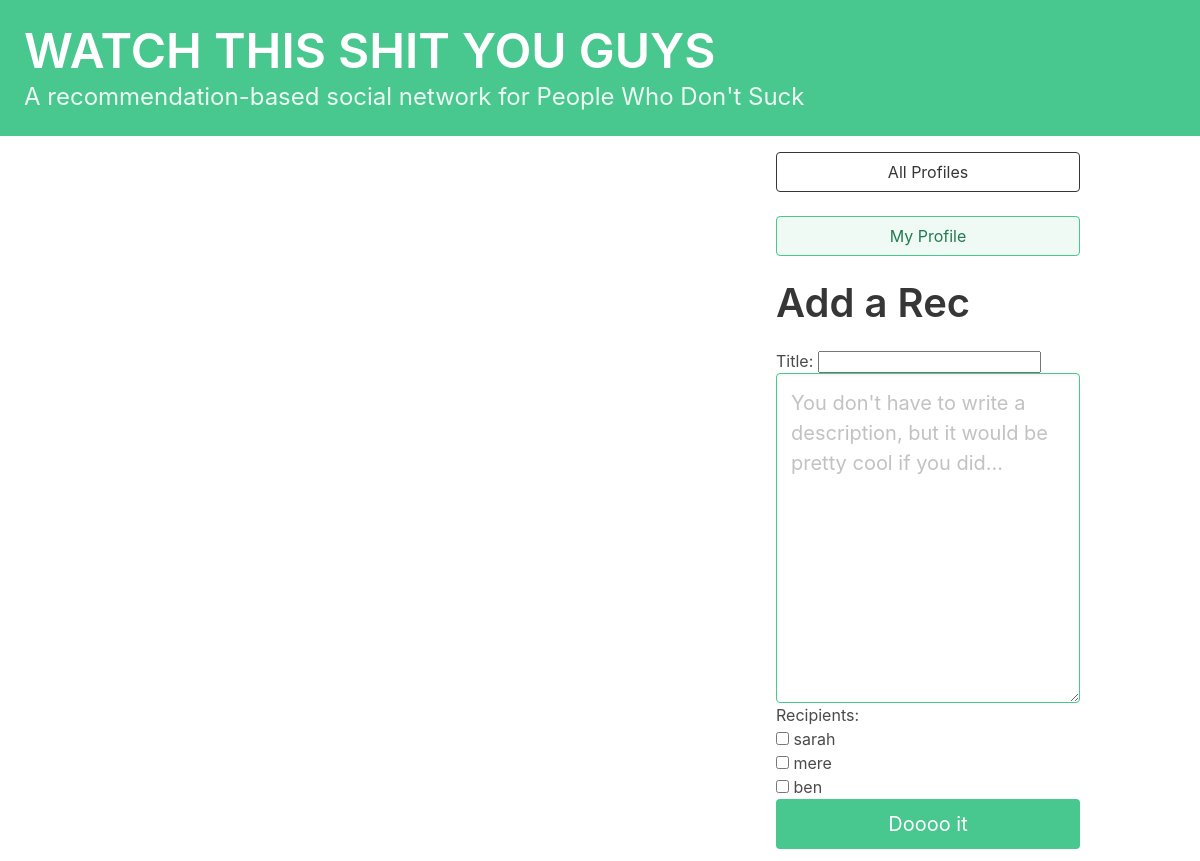
Before: / with the older database file.
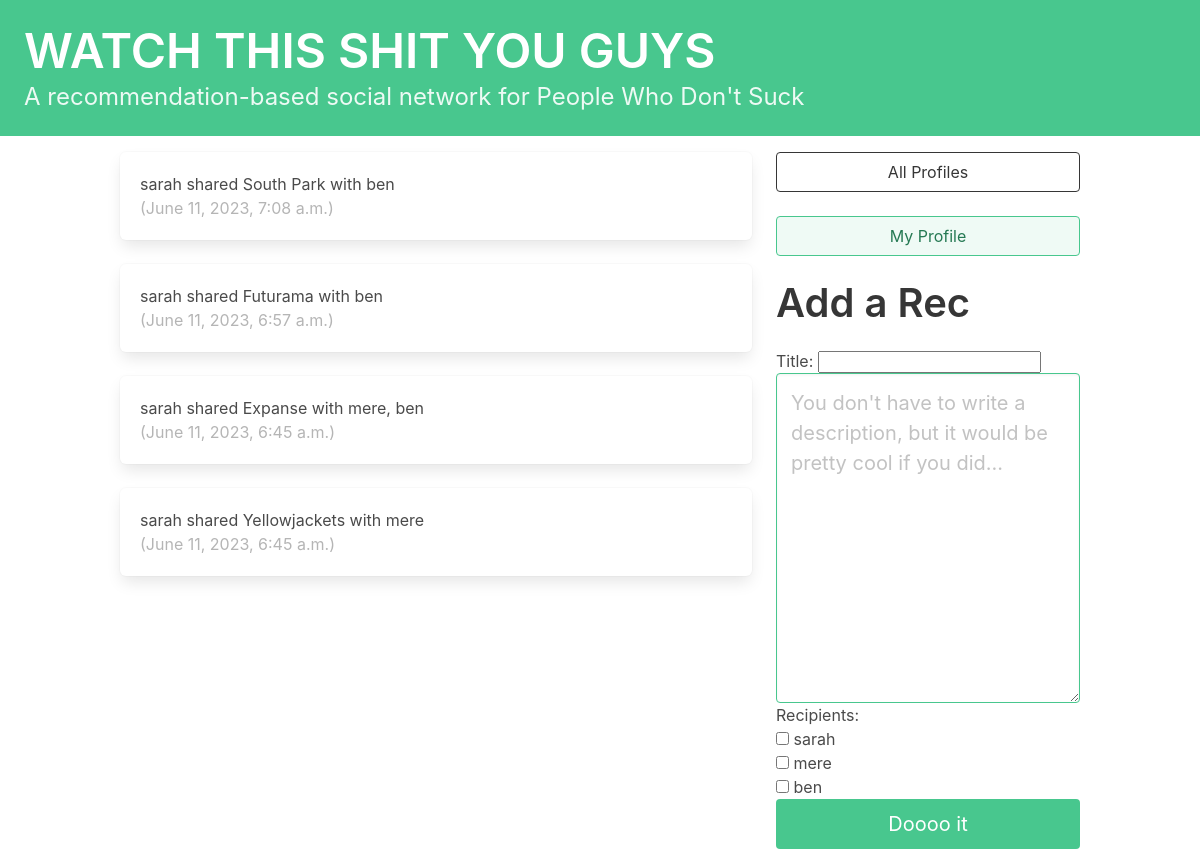
After: the same page with the newer database file.
### watchthisshit/models.py (models this page shows, shortened)
class Recommendation(models.Model):
    user = models.ForeignKey(
        User, related_name="recs", on_delete=models.DO_NOTHING
    )
    recipients = models.ManyToManyField(
        Profile, related_name="received_recs", symmetrical=False, blank=True
    )
    title = models.CharField(max_length=300)
    description = models.TextField(blank=True)
    created_at = models.DateTimeField(auto_now_add=True)

class Profile(models.Model):
    user = models.OneToOneField(User, on_delete=models.CASCADE)
    follows = models.ManyToManyField(
        'self',
        related_name='followed_by',
        symmetrical=False,
        blank=True,
    )
    def __str__(self):
        return self.user.username

### watchthisshit/views.py (the view, shortened to what this page needs)
# urls.py: path("", dashboard, name="dashboard"),
def dashboard(request):
  all_recs = Recommendation.objects.all().order_by("-created_at")
  form = RecForm(initial={"user": request.user.id})
  return render(request, "watchthisshit/dashboard.html", {
    "all_recs": all_recs,
    "form": form
  })

### watchthisshit/forms.py
class RecForm(forms.ModelForm):
  title = forms.CharField(required=True)
  description = forms.CharField(widget=forms.widgets.Textarea(
    attrs={
      "placeholder": "You don't have to write a description, but it would be pretty cool if you did...",
      "class": "textarea is-success is-medium"
    }
  ), label="",)
  recipients = forms.ModelMultipleChoiceField(
    queryset=None,
    widget=forms.CheckboxSelectMultiple
  )
  class Meta:
    model = Recommendation
    fields = ["title", "description", "recipients"]
  def __init__(self, *args, **kwargs):
    super().__init__(*args, **kwargs)
    current_user_id = self.initial.get('user', None)
    self.fields["recipients"].queryset = Profile.objects.exclude(pk=current_user_id)

### watchthisshit/templates/watchthisshit/dashboard.html (shortened to what this page needs)
{% extends 'base.html' %}
{% block content %}
<div class="column">
  {% for rec in all_recs %}
  <div class="box">
    <p>{{ rec.user.username }} shared {{ rec.title }} with {{ rec.recipients.all|join:", " }}</h5>
    <p class="is-small has-text-grey-light">({{ rec.created_at }})</p>
  </div>
  {% endfor %}
</div>
<div class="column is-one-third">
  <div class="block">
    <a href="{% url 'watchthisshit:profile_list' %} ">
        <button class="button is-dark is-outlined is-fullwidth">
            All Profiles
        </button>
    </a>
  </div>
  <div class="block">
      <a href="{% url 'watchthisshit:profile' request.user.profile.id %} ">
          <button class="button is-success is-light is-outlined is-fullwidth">
              My Profile
          </button>
      </a>
  </div>
  <div class="block">
    <div class="block">
        <h2 class="title is-2">Add a Rec</p>
    </div>
    <div class="block">
      <form method="POST">
        {{ form.as_p }}
        <button class="button is-success is-fullwidth is-medium" type-"submit">Doooo it</button>
      </form>
    </div>
  </div>
</div>
{% endblock content %}

### watchthisshit/templates/base.html (shortened to what this page needs)
<!DOCTYPE html>
<html>
  <head>
    <link rel="stylesheet" href="https://cdn.jsdelivr.net/npm/bulma@0.9.3/css/bulma.min.css">
  </head>
  <body>
    <a href="{% url 'watchthisshit:dashboard' %}">
      <section class="hero is-small is-success mb-4">
        <div class="hero-body">
          <h1 class="title is-1">WATCH THIS SHIT YOU GUYS</h1>
          <p class="subtitle is-4">A recommendation-based social network for People Who Don't Suck</p>
        </div>
      </section>
    </a>
    <div class="container">
      <div class="columns">
        {% block content %}
        {% endblock %}
      </div>
    </div>
  </body>
</html>

Changed rows visible on the page:
added Recommendation: user.username "sarah", title "South Park", recipients.all "ben", created_at "June 11, 2023, 7:08 a.m."
added Recommendation: user.username "sarah", title "Futurama", recipients.all "ben", created_at "June 11, 2023, 6:57 a.m."
added Recommendation: user.username "sarah", title "Expanse", recipients.all "mere, ben", created_at "June 11, 2023, 6:45 a.m."
added Recommendation: user.username "sarah", title "Yellowjackets", recipients.all "mere", created_at "June 11, 2023, 6:45 a.m."
